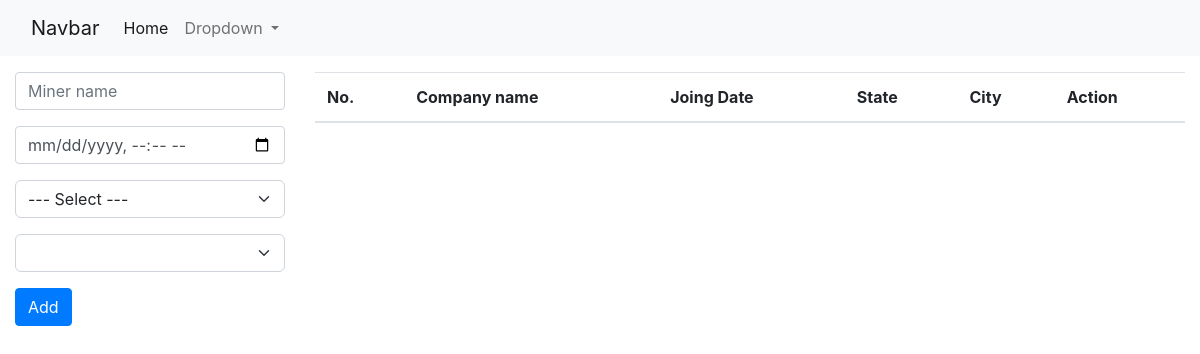
Before: / with the older database file.
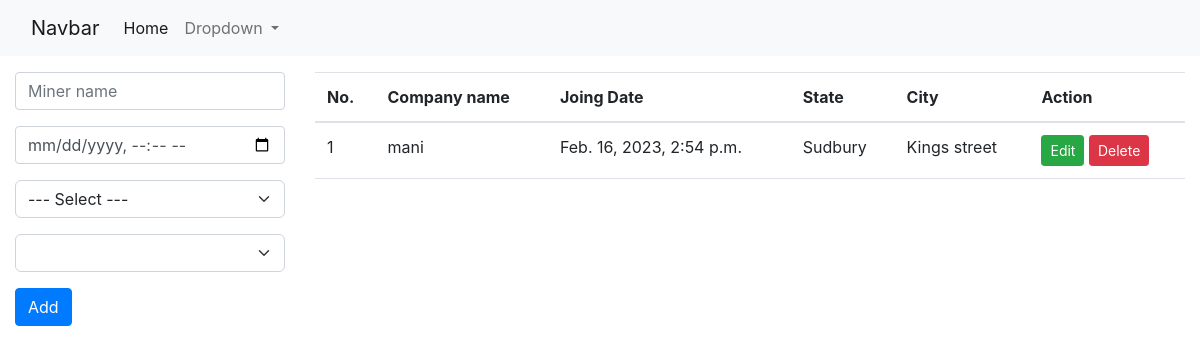
After: the same page with the newer database file.
### myapp/models.py (models this page shows, shortened)
class CompanyModel(models.Model):
    company_name  = models.CharField(max_length=120)
    dob = models.DateTimeField()
    state = models.ForeignKey(StateModel,on_delete=models.CASCADE)
    city = models.ForeignKey(CityModel,on_delete=models.CASCADE)

class StateModel(models.Model):
    name = models.CharField(max_length=100)
    def __str__(self):
        return self.name

class CityModel(models.Model):
    state = models.ForeignKey(StateModel,on_delete=models.CASCADE)
    name = models.CharField(max_length=100)
    def __str__(self):
        return self.name

### myapp/views.py (the view, shortened to what this page needs)
# urls.py: path('',index,name='index'),
def index(request):
    dropone = StateModel.objects.all()
    company_data = CompanyModel.objects.all()
    context = {'dropone':dropone,'company_data':company_data}
    return render(request,'index.html',context)

### myapp/templates/index.html (shortened to what this page needs)
<!doctype html>
<html lang="en">
<head>
    <link rel="stylesheet" type="text/css" href="index.css" />
    <link href="https://cdn.jsdelivr.net/npm/bootstrap@5.2.3/dist/css/bootstrap.min.css" rel="stylesheet">
    <link rel="stylesheet" href="https://cdn.jsdelivr.net/npm/bootstrap@4.5.3/dist/css/bootstrap.min.css">
</head>
<body>
    <nav class="navbar navbar-expand-lg bg-light">
        <div class="container-fluid">
            <a class="navbar-brand" href="#">Navbar</a>
            <div class="collapse navbar-collapse" id="navbarSupportedContent">
                <ul class="navbar-nav me-auto mb-2 mb-lg-0">
                    <li class="nav-item">
                        <a class="nav-link active" aria-current="page" href="#">Home</a>
                    </li>
                    <li class="nav-item dropdown">
                        <a class="nav-link dropdown-toggle" href="#" role="button" data-bs-toggle="dropdown"
                            aria-expanded="false">
                            Dropdown
                        </a>
                    </li>
                </ul>
            </div>
        </div>
    </nav>
    <div class="container-fluid mt-3">
        <div class="row">
            <div class="col-sm-12 col-lg-3">
                <form action="" data-course-url="{% url 'sub' %}" id="myform" method="post">
                    <input class="form-control" type="text" name="c_name" placeholder="Miner name">
                    <input class="form-control mt-3" type="datetime-local" name="dob" placeholder="Date of Joining">
                    <select class="form-select mt-3" name="state" id="state" name="state">
                        <option value="">--- Select ---</option>
                    </select>
                    <select class="form-select mt-3" name="city" id="city"></select>
                    <button class="btn btn-primary mt-3 " type="submit" onclick="this.classList.toggle('spinner-border')">Add</button>
                </form>
            </div>
            <div class="col-sm-12 col-lg-9">
                <table class="table">
                    <thead>
                      <tr>
                        <th scope="col">No.</th>
                        <th scope="col">Company name</th>
                        <th scope="col">Joing Date</th>
                        <th scope="col">State</th>
                        <th scope="col">City</th>
                        <th scope="col">Action</th>
                      </tr>
                    </thead>
                    <tbody>
                    {% for company in company_data %}
                      <tr>
                        <td>{{forloop.counter}}</td>
                        <td>{{company.company_name}}</td>
                        <td>{{company.dob}}</td>
                        <td>{{company.state}}</td>
                        <td>{{company.city}}</td>
                        <td>
                            <a class="btn btn-sm btn-success" href="{% url 'up_obj' company.id %}">Edit</a>
                            <a class="btn btn-sm btn-danger" href="{% url 'del_obj' company.id %}">Delete</a>
                        </td>
                      </tr>
                      {% endfor %}
                    </tbody>
                  </table>
            </div>
        </div>
    </div>
</body>
</html>
<!DOCTYPE html>
<html lang="en">
<head>
</head>
<body>
</body>
</html>

Changed rows visible on the page:
added CompanyModel: company_name "mani", dob "Feb. 16, 2023, 2:54 p.m.", state "Sudbury", city "Kings street"
